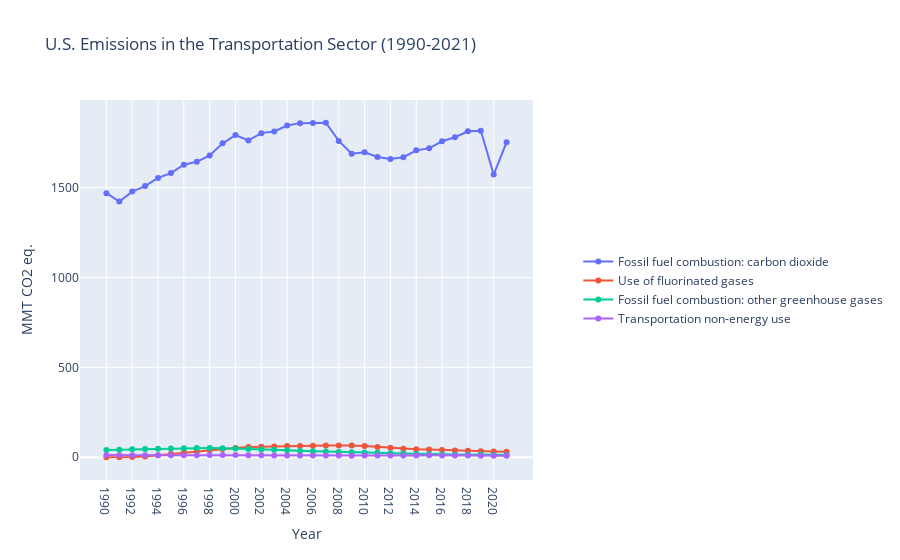
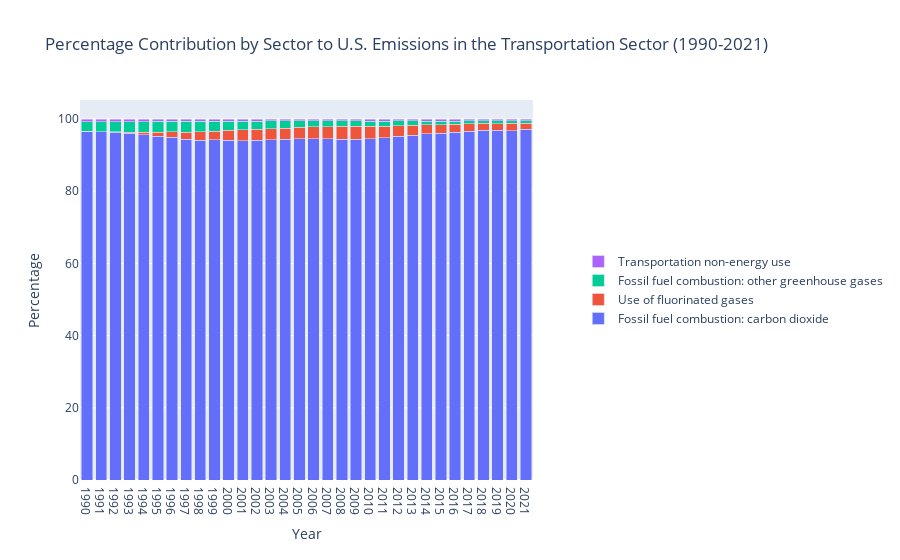

The notebook cell saved with these charts, in order:
### Code cell
import pandas as pd
import plotly.graph_objects as go
import plotly.io as pio

pio.renderers.default = "plotly_mimetype+notebook_connected"

# Load the dataset
ghg_data = pd.read_csv('./data/GHG.csv')  # Make sure the path to your CSV is correct

# Transpose the dataset for easier plotting with Plotly
ghg_data_transposed = ghg_data.set_index('U.S. Emissions, Transportation Sector, MMT CO2 eq.').T.reset_index()
ghg_data_transposed.rename(columns={'index': 'Year'}, inplace=True)

# Ensure that all data used in calculations are numeric by converting them to floats
ghg_data_transposed[ghg_data_transposed.columns[1:]] = ghg_data_transposed[ghg_data_transposed.columns[1:]].astype(float)

# Calculate percentage of each sector for each year
percentage_data = ghg_data_transposed.iloc[:, 1:-1].div(ghg_data_transposed.iloc[:, -1], axis=0).multiply(100)
percentage_data['Year'] = ghg_data_transposed['Year']

# Initialize two separate figures
fig_total_emissions = go.Figure()
fig_percentage = go.Figure()

# Custom color palette for clarity and visual appeal
colors = ['#636EFA', '#EF553B', '#00CC96', '#AB63FA', '#FFA15A', '#19D3F3', '#FF6692', '#B6E880', '#FF97FF', '#FECB52']

# Add traces for the total emissions
for i, column in enumerate(ghg_data_transposed.columns[1:-1]):  # Skip the first and last columns as they're the year and total
    fig_total_emissions.add_trace(
        go.Scatter(x=ghg_data_transposed['Year'], y=ghg_data_transposed[column], name=column,
                   marker_color=colors[i % len(colors)],
                   mode='lines+markers',  # Add markers to lines for better visibility
                   )
    )

# Update layout for the total emissions figure
fig_total_emissions.update_layout(
    title_text="U.S. Emissions in the Transportation Sector (1990-2021)",
    xaxis_title="Year",
    yaxis_title="MMT CO2 eq.",
    legend=dict(orientation="v", y=0.5, x=1.1, yanchor="middle", xanchor="left")
)

# Add traces for the percentage contribution as a stacked bar chart
for i, column in enumerate(percentage_data.columns[:-1]):  # Skip the last column as it's the year
    fig_percentage.add_trace(
        go.Bar(x=percentage_data['Year'], y=percentage_data[column], name=column,
               marker_color=colors[i % len(colors)],
               )
    )

# Update layout for the percentage figure
fig_percentage.update_layout(
    barmode='stack',
    title_text="Percentage Contribution by Sector to U.S. Emissions in the Transportation Sector (1990-2021)",
    xaxis_title="Year",
    yaxis_title="Percentage",
    legend=dict(orientation="v", y=0.5, x=1.1, yanchor="middle", xanchor="left")
)

# Show the total emissions plot
fig_total_emissions.show()

# Show the percentage contribution plot
fig_percentage.show()

### Figure 1 — Plotly figure (JSON) as saved in the notebook; plotly's stock layout.template omitted (floating-point values rounded to 4 significant figures)
{"data": [{"marker": {"color": "#636EFA"}, "mode": "lines+markers", "name": "Fossil fuel combustion: carbon dioxide", "type": "scatter", "x": ["1990", "1991", "1992", "1993", "1994", "1995", "1996", "1997", "1998", "1999", "2000", "2001", "2002", "2003", "2004", "2005", "2006", "2007", "2008", "2009", "2010", "2011", "2012", "2013", "2014", "2015", "2016", "2017", "2018", "2019", "2020", "2021"], "y": [1469.0, 1422.0, 1478.0, 1509.0, 1554.0, 1581.0, 1627.0, 1644.0, 1679.0, 1746.0, 1792.0, 1762.0, 1803.0, 1812.0, 1845.0, 1859.0, 1859.0, 1861.0, 1760.0, 1688.0, 1697.0, 1670.0, 1659.0, 1669.0, 1707.0, 1718.0, 1758.0, 1780.0, 1813.0, 1816.0, 1573.0, 1752.0]}, {"marker": {"color": "#EF553B"}, "mode": "lines+markers", "name": "Use of fluorinated gases", "type": "scatter", "x": ["1990", "1991", "1992", "1993", "1994", "1995", "1996", "1997", "1998", "1999", "2000", "2001", "2002", "2003", "2004", "2005", "2006", "2007", "2008", "2009", "2010", "2011", "2012", "2013", "2014", "2015", "2016", "2017", "2018", "2019", "2020", "2021"], "y": [0, 0, 1.063, 4.636, 11.28, 17.84, 25.81, 34.05, 39.82, 45.68, 51.13, 56.44, 58.7, 60.27, 62.07, 63.09, 64.05, 64.86, 65.5, 64.8, 62.11, 57.04, 52.26, 47.26, 44.73, 42.58, 39.86, 37.03, 35.55, 34.03, 32.52, 31.24]}, {"marker": {"color": "#00CC96"}, "mode": "lines+markers", "name": "Fossil fuel combustion: other greenhouse gases", "type": "scatter", "x": ["1990", "1991", "1992", "1993", "1994", "1995", "1996", "1997", "1998", "1999", "2000", "2001", "2002", "2003", "2004", "2005", "2006", "2007", "2008", "2009", "2010", "2011", "2012", "2013", "2014", "2015", "2016", "2017", "2018", "2019", "2020", "2021"], "y": [40.63, 41.85, 44.27, 45.99, 47.85, 49.33, 50.49, 51.4, 51.87, 49.43, 48.43, 45.55, 43.65, 41.41, 38.75, 34.19, 33.33, 31.4, 28.81, 27.24, 26.05, 24.92, 22.7, 20.69, 18.73, 17.37, 16.14, 14.87, 13.63, 15.01, 12.12, 12.66]}, {"marker": {"color": "#AB63FA"}, "mode": "lines+markers", "name": "Transportation non-energy use", "type": "scatter", "x": ["1990", "1991", "1992", "1993", "1994", "1995", "1996", "1997", "1998", "1999", "2000", "2001", "2002", "2003", "2004", "2005", "2006", "2007", "2008", "2009", "2010", "2011", "2012", "2013", "2014", "2015", "2016", "2017", "2018", "2019", "2020", "2021"], "y": [11.84, 10.59, 10.8, 11.0, 11.49, 11.29, 10.96, 11.58, 12.12, 12.25, 12.07, 11.05, 10.92, 10.1, 10.23, 10.18, 9.916, 10.24, 9.507, 8.547, 10.41, 9.98, 9.108, 9.643, 10.05, 10.95, 10.38, 9.551, 9.214, 8.834, 7.777, 7.977]}], "layout": {"legend": {"orientation": "v", "x": 1.1, "xanchor": "left", "y": 0.5, "yanchor": "middle"}, "title": {"text": "U.S. Emissions in the Transportation Sector (1990-2021)"}, "xaxis": {"title": {"text": "Year"}}, "yaxis": {"title": {"text": "MMT CO2 eq."}}}}

### Figure 2 — Plotly figure (JSON) as saved in the notebook; plotly's stock layout.template omitted (floating-point values rounded to 4 significant figures)
{"data": [{"marker": {"color": "#636EFA"}, "name": "Fossil fuel combustion: carbon dioxide", "type": "bar", "x": ["1990", "1991", "1992", "1993", "1994", "1995", "1996", "1997", "1998", "1999", "2000", "2001", "2002", "2003", "2004", "2005", "2006", "2007", "2008", "2009", "2010", "2011", "2012", "2013", "2014", "2015", "2016", "2017", "2018", "2019", "2020", "2021"], "y": [96.55, 96.44, 96.34, 96.08, 95.65, 95.27, 94.91, 94.43, 94.18, 94.21, 94.14, 93.97, 94.09, 94.19, 94.32, 94.53, 94.54, 94.59, 94.43, 94.38, 94.51, 94.78, 95.18, 95.56, 95.87, 96.04, 96.36, 96.66, 96.88, 96.91, 96.77, 97.12]}, {"marker": {"color": "#EF553B"}, "name": "Use of fluorinated gases", "type": "bar", "x": ["1990", "1991", "1992", "1993", "1994", "1995", "1996", "1997", "1998", "1999", "2000", "2001", "2002", "2003", "2004", "2005", "2006", "2007", "2008", "2009", "2010", "2011", "2012", "2013", "2014", "2015", "2016", "2017", "2018", "2019", "2020", "2021"], "y": [0, 0, 0.06929, 0.2952, 0.6946, 1.075, 1.506, 1.956, 2.234, 2.464, 2.686, 3.009, 3.063, 3.133, 3.173, 3.209, 3.257, 3.297, 3.515, 3.622, 3.46, 3.236, 2.997, 2.706, 2.512, 2.38, 2.185, 2.011, 1.9, 1.816, 2.001, 1.732]}, {"marker": {"color": "#00CC96"}, "name": "Fossil fuel combustion: other greenhouse gases", "type": "bar", "x": ["1990", "1991", "1992", "1993", "1994", "1995", "1996", "1997", "1998", "1999", "2000", "2001", "2002", "2003", "2004", "2005", "2006", "2007", "2008", "2009", "2010", "2011", "2012", "2013", "2014", "2015", "2016", "2017", "2018", "2019", "2020", "2021"], "y": [2.67, 2.838, 2.886, 2.929, 2.945, 2.973, 2.944, 2.953, 2.91, 2.666, 2.544, 2.429, 2.278, 2.152, 1.981, 1.739, 1.695, 1.596, 1.546, 1.523, 1.451, 1.414, 1.302, 1.185, 1.052, 0.971, 0.8846, 0.8073, 0.7282, 0.801, 0.746, 0.7015]}, {"marker": {"color": "#AB63FA"}, "name": "Transportation non-energy use", "type": "bar", "x": ["1990", "1991", "1992", "1993", "1994", "1995", "1996", "1997", "1998", "1999", "2000", "2001", "2002", "2003", "2004", "2005", "2006", "2007", "2008", "2009", "2010", "2011", "2012", "2013", "2014", "2015", "2016", "2017", "2018", "2019", "2020", "2021"], "y": [0.7781, 0.7181, 0.704, 0.7002, 0.7074, 0.6808, 0.6393, 0.6653, 0.68, 0.6608, 0.6337, 0.5894, 0.57, 0.5249, 0.523, 0.5177, 0.5043, 0.5205, 0.5101, 0.4777, 0.5799, 0.5663, 0.5224, 0.5521, 0.5642, 0.6121, 0.5692, 0.5186, 0.4924, 0.4713, 0.4786, 0.4421]}], "layout": {"barmode": "stack", "legend": {"orientation": "v", "x": 1.1, "xanchor": "left", "y": 0.5, "yanchor": "middle"}, "title": {"text": "Percentage Contribution by Sector to U.S. Emissions in the Transportation Sector (1990-2021)"}, "xaxis": {"title": {"text": "Year"}}, "yaxis": {"title": {"text": "Percentage"}}}}
